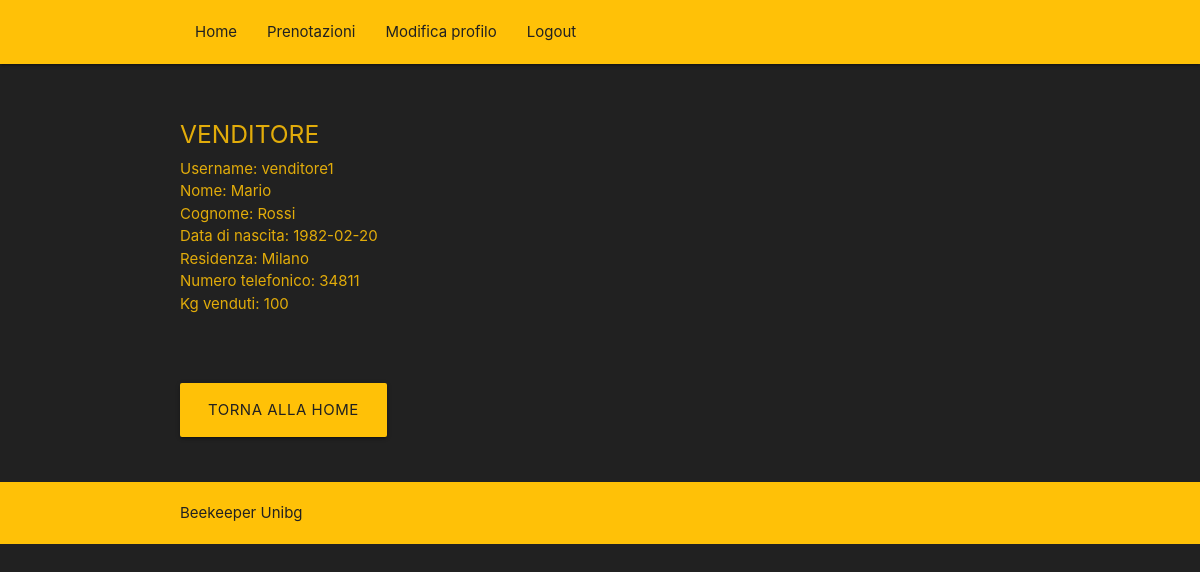
Page /site/profilo_ext.php?usrname=venditore1 on the committed database.
### tables this page shows
CREATE TABLE `users` (
  `id_user` int(11) NOT NULL,
  `user` text NOT NULL,
  `password` text NOT NULL,
  `nome` text NOT NULL,
  `cognome` text NOT NULL,
  `data_nascita` date NOT NULL DEFAULT '0000-00-00',
  `residenza` text NOT NULL,
  `num_tel` varchar(30) NOT NULL DEFAULT ''
);

CREATE TABLE `venditore` (
  `id_venditore` int(10) NOT NULL,
  `kg_venduti_tot` int(10) DEFAULT '0'
);

### site/profilo_ext.php (the view, shortened to what this page needs)
<html>
	<head>
		<link type="text/css" rel="stylesheet" href="css/materialize.css"  media="screen,projection"/>
	</head>
	<body>
		<header>
			<?php
				include 'menu.php';
			?>
		</header>
		<main>
			<div class="section no-pad-bot" id="index-banner">
				<div class="container">
					<?php
						$nomeDB ="localhost";
						$user = "beekeeperunibg";
						$psw = "";
						$database = "my_beekeeperunibg";
						$con = mysqli_connect($nomeDB,$user,$psw,$database);
						if(!$con)
							die ("Errore di connessione");
						else
						{
							$usrname = $_REQUEST['usrname'];
							$sql1 = "SELECT id_user FROM users INNER JOIN cliente ON id_cliente = id_user WHERE user = '$usrname'";
							$sql2 = "SELECT id_user FROM users INNER JOIN venditore ON id_venditore = id_user WHERE user = '$usrname'";
							$query1 = mysqli_query($con, $sql1);
							$query2 = mysqli_query($con, $sql2);
							if (mysqli_num_rows($query1)==1)
							{
								$cliente = mysqli_fetch_assoc($query1);
								echo "<h5>CLIENTE<br></h5>";
								$user_id = $cliente['id_user'];
								$sqlc = "SELECT user, nome, cognome, data_nascita, residenza, num_tel, kg_comprati_tot FROM users INNER JOIN cliente ON id_cliente = id_user WHERE id_user = $user_id";
								$queryc = mysqli_query($con, $sqlc);
								$cliente = mysqli_fetch_assoc($queryc);
								echo "<h7>";
									echo "Username: ". $cliente['user'] . "<br>";
									echo "Nome: ". $cliente['nome'] . "<br>";
									echo "Cognome: ". $cliente['cognome'] . "<br>";
									echo "Data di nascita: ". $cliente['data_nascita'] . "<br>";
									echo "Residenza: ". $cliente['residenza'] . "<br>";
									echo "Numero telefonico: ". $cliente['num_tel'] . "<br>";
									echo "Kg comprati: ". $cliente['kg_comprati_tot'] . "<br>";
								echo "</h7>";
							}
							else if (mysqli_num_rows($query2)==1)
							{
								$venditore = mysqli_fetch_assoc($query2);
								echo "<h5>VENDITORE<br></h5>";
								$user_id = $venditore['id_user'];
								$sqlv = "SELECT user, nome, cognome, data_nascita, residenza, num_tel, kg_venduti_tot FROM users INNER JOIN venditore ON id_venditore = id_user WHERE id_user = $user_id";
								$queryv = mysqli_query($con, $sqlv);
								$venditore = mysqli_fetch_assoc($queryv);
								echo "<h7>";
									echo "Username: ". $venditore['user'] . "<br>";
									echo "Nome: ". $venditore['nome'] . "<br>";
									echo "Cognome: ". $venditore['cognome'] . "<br>";
									echo "Data di nascita: ". $venditore['data_nascita'] . "<br>";
									echo "Residenza: ". $venditore['residenza'] . "<br>";
									echo "Numero telefonico: ". $venditore['num_tel'] . "<br>";
									echo "Kg venduti: ". $venditore['kg_venduti_tot'] . "<br>";
								echo "</h7>";
							}
						}
					?>
					<br><br><br><a href="/site/home.php" id="back-button" class="btn-large waves-effect waves-light orange">Torna alla home</a><br><br><br>
				</div>
			</div>
		</main>
		<footer class="page-footer">
            <div class="container grey-text text-darken-4">
				Beekeeper Unibg
            </div>
        </footer>
	</body>
</html>

### rows in the picture
users: user "venditore1", nome "Mario", cognome "Rossi", data_nascita "1982-02-20", residenza "Milano", num_tel "34811", venditore.kg_venduti_tot "100"
